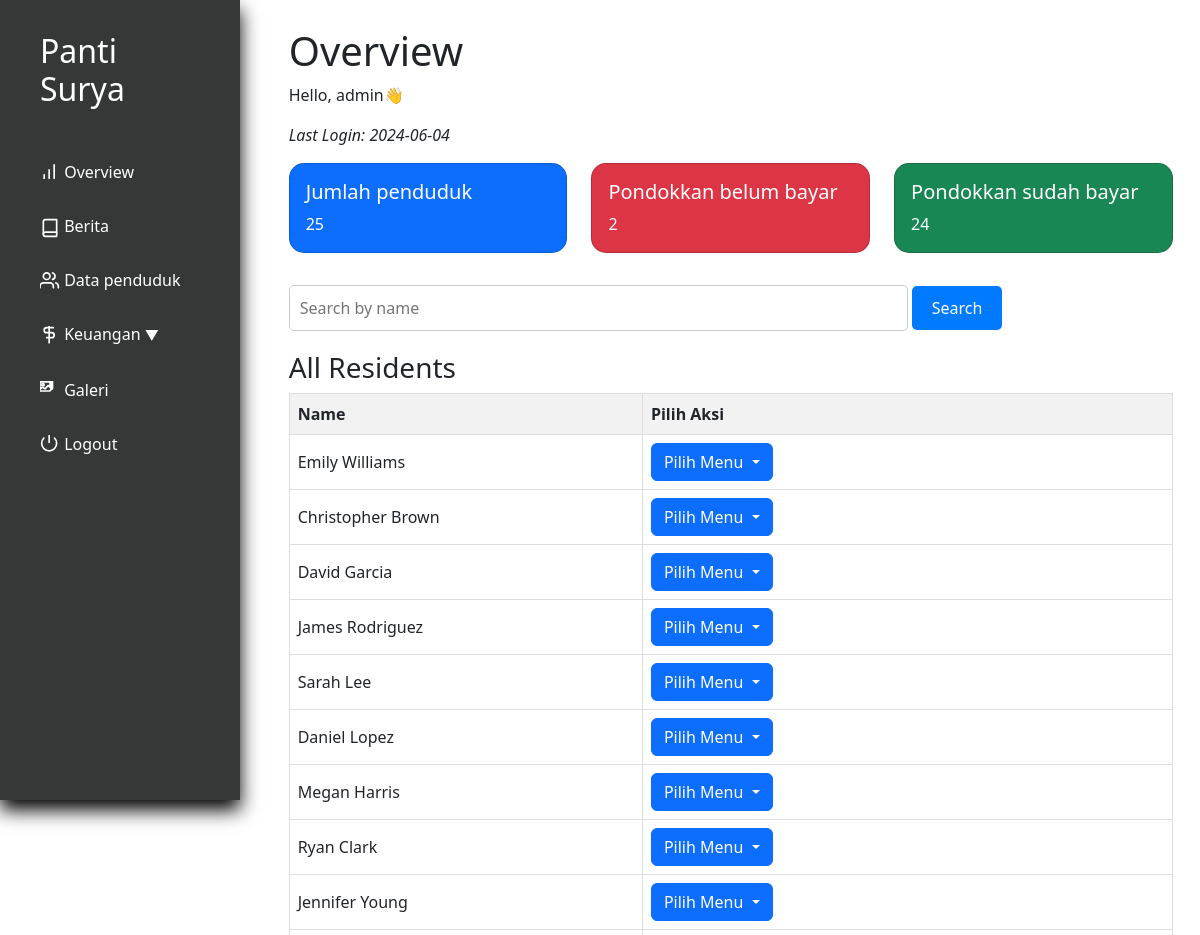
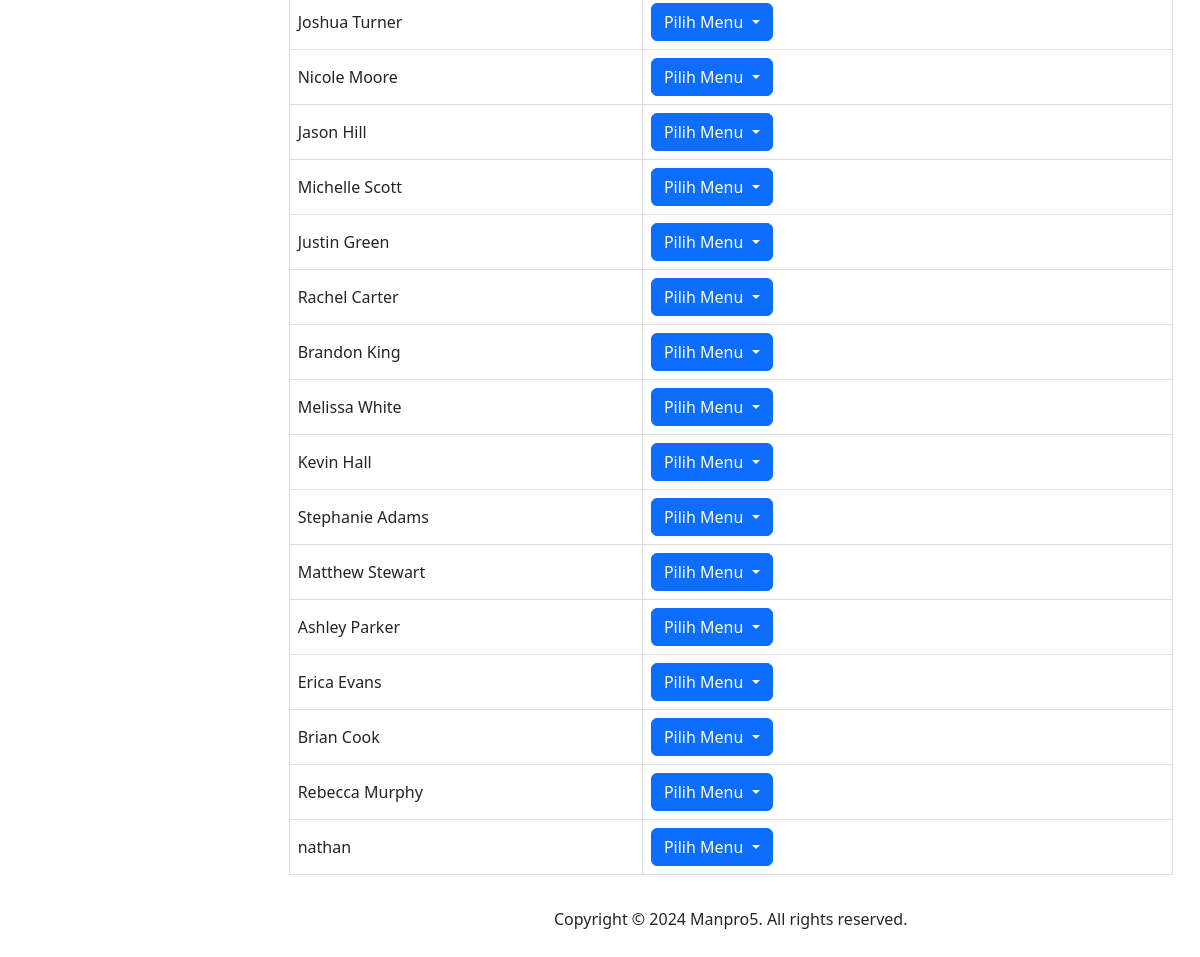
The app's page /index.php (signed in), older data (2 pictures, top to bottom).
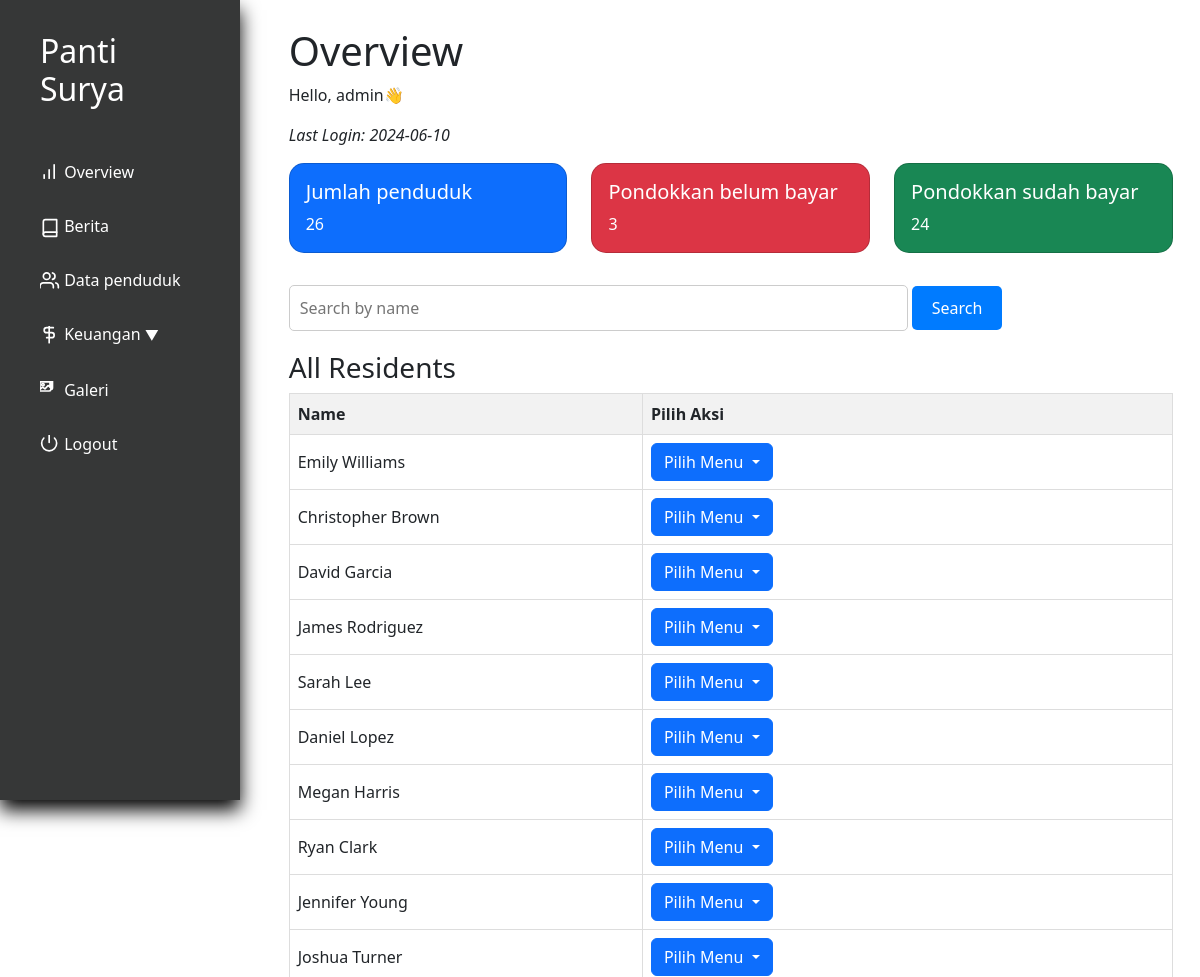
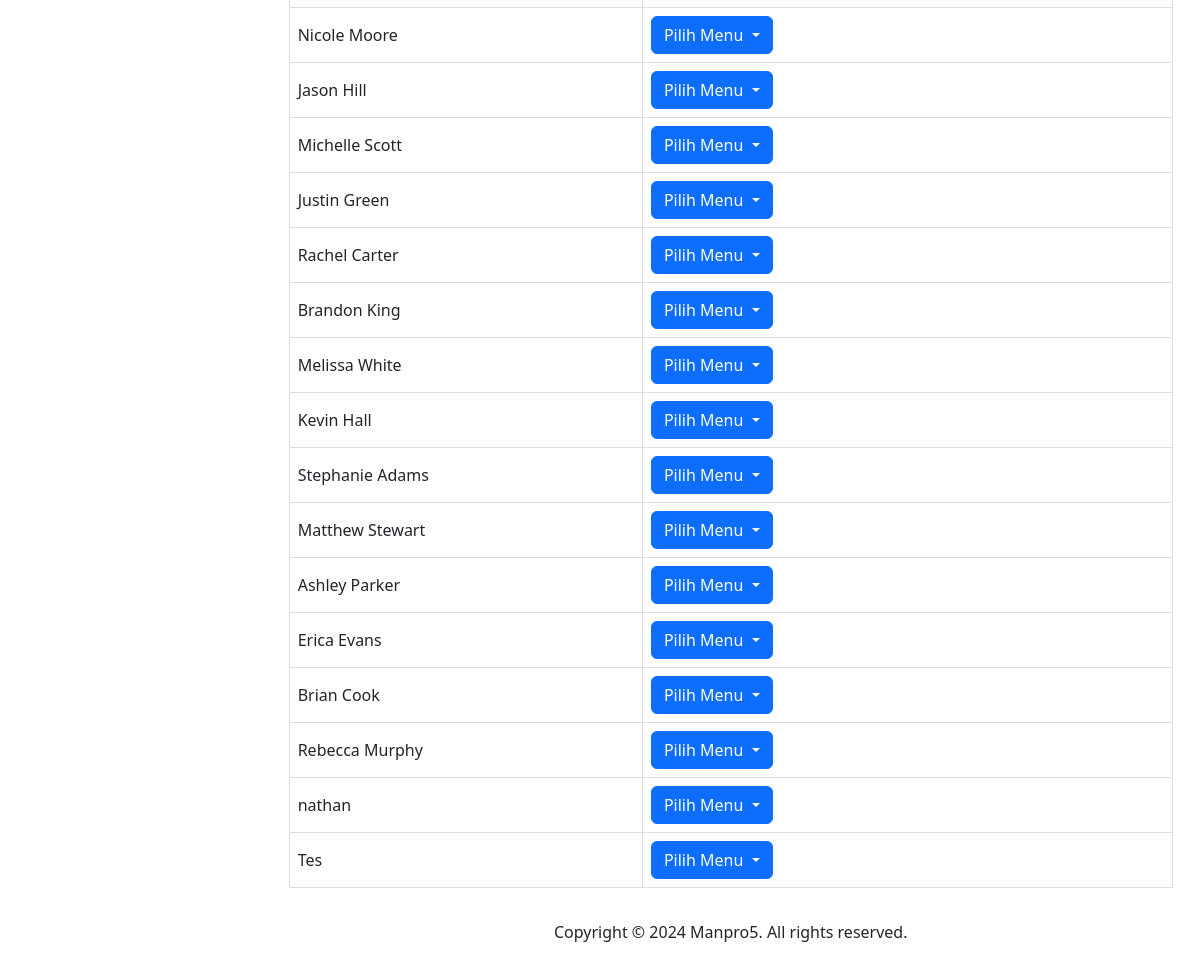
The same page, newer data (2 pictures, top to bottom).
### tables this page shows
CREATE TABLE `penduduk` (
  `id` int(11) NOT NULL,
  `nama` varchar(250) NOT NULL,
  `alamat` varchar(100) NOT NULL,
  `tanggal_masuk` date DEFAULT NULL,
  `email` varchar(200) DEFAULT NULL,
  `notelp` varchar(15) NOT NULL,
  `keuangan_pondokkan` int(11) NOT NULL,
  `keuangan_tabungan` int(11) NOT NULL,
  `keuangan_obat` int(11) NOT NULL,
  `keuangan_total` int(11) NOT NULL,
  `profile_picture` varchar(100) NOT NULL,
  `KTP` longblob NOT NULL,
  `KK` longblob NOT NULL,
  `BPJS` longblob NOT NULL,
  `keuangan_deposit` int(11) NOT NULL
);

### utils.php (called while the page is built, shortened)
<?php
class myDB
{
    private $host = "localhost";
    private $username = "root";
    private $password = "";
    private $database = "pantisurya";
    private $db;
    function __construct()
    {
        if ($this->db == null) {
            try {
                $this->db = new PDO("mysql:host=$this->host;dbname=$this->database", $this->username, $this->password);
                $this->db->setAttribute(PDO::ATTR_ERRMODE, PDO::ERRMODE_EXCEPTION);
            } catch (PDOException $e) {
                echo "Connection failed: " . $e->getMessage();
            }
        }
    }
    public function prepare($query)
    {
        return $this->db->prepare($query);
    }
    function getCountPenduduk(){
        $query = "SELECT COUNT(*) AS total_residents FROM penduduk";
        $res = $this->db->prepare($query);
        $res->execute();
        $total_residents = $res->fetch(PDO::FETCH_ASSOC)['total_residents'];
        return $total_residents;
    }
}

### index.php (the view, shortened to what the changed rows need)
<?php
require "utils.php";
$db = new myDB();
$total_residents = $db->getCountPenduduk();
$stmt_unpaid = $db->prepare("SELECT COUNT(*) AS total_unpaid FROM rekam_medis WHERE sudah_bayar = 0");
$stmt_unpaid->execute();
$total_unpaid = $stmt_unpaid->fetch(PDO::FETCH_ASSOC)['total_unpaid'];
$stmt_all_residents = $db->prepare("SELECT * FROM penduduk");
$stmt_all_residents->execute();
$residents = $stmt_all_residents->fetchAll(PDO::FETCH_ASSOC);
?>
<!DOCTYPE html>
<html lang="en">
<head>
    <?php include "layout/stylejquerynbs5.php" ?>
    <link rel="stylesheet" href="layout/indexstyle.css">
</head>
<body>
    <div class="app">
        <div class="dashboard">
            <?php include 'nav.php'?>
            <div class="main">
                <h1>Overview</h1>
                <p>Hello, <?php echo isset($_SESSION["username"]) ? $_SESSION["username"] : 'N/A'; ?>👋</p>
                <p style="font-style: italic;">Last Login: <?php echo isset($_SESSION["last_access"]) ? $_SESSION["last_access"] : 'N/A'; ?></p>
                <div class="overview-info row justify-content-between">
                    <div class="col">
                        <div class="card text-bg-primary">
                            <div class="row g-0">
                                <div class="col">
                                    <div class="card-body">
                                        <h5 class="card-title">Jumlah penduduk</h5>
                                        <p class="card-text"><?php echo $total_residents ?></p>
                                    </div>
                                </div>
                            </div>
                        </div>
                    </div>
                    <div class="col">
                        <div class="card text-bg-danger">
                            <div class="row g-0">
                                <div class="col">
                                    <div class="card-body">
                                        <h5 class="card-title">Pondokkan belum bayar</h5>
                                        <p class="card-text"><?php echo $total_unpaid ?></p>
                                    </div>
                                </div>
                            </div>
                        </div>
                    </div>
                    <div class="col">
                    </div>
                </div>
                <div class="search-bar">
                    <form method="POST">
                    </form>
                </div>
                <div class="residents-table">
                    <h3>All Residents</h3>
                    <table class="resident-table">
                        <thead>
                            <tr>
                                <th scope="col">Name</th>
                                <th scope="col" colspan="2" style="width: 60%;">Pilih Aksi </th>
                            </tr>
                        </thead>
                        <tbody>
                            <?php foreach($residents as $resident): ?>
                            <tr>
                                <td><?php echo $resident['nama']; ?></td>
                                <td>
                                    <div class="dropdown">
                                    <button class="btn btn-primary dropdown-toggle" type="button" data-bs-toggle="dropdown" aria-expanded="false">
                                        Pilih Menu
                                    </button>
                                    </div>
                                </td>
                            </tr>
                            <?php endforeach; ?>
                        </tbody>
                    </table>
                </div>
                <?php include 'footer.php'?>
            </div>
        </div>
    </div>
</body>
</html>

Row changes from the older to the newer data that the page shows:
added penduduk: nama "Tes"
Text that changed along with them:
$_SESSION["last_access"]: "2024-06-04" → "2024-06-10"
$total_residents: "25" → "26"
$total_unpaid: "2" → "3"
